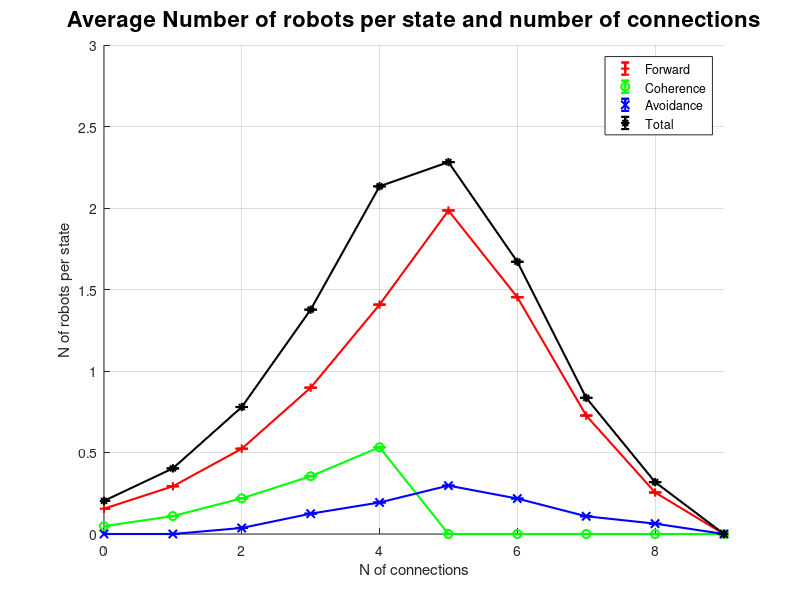

This figure's MATLAB source:
close all
clear all


%TODO : check N_F and N_C for negative number of robots (usually -1)
%??? No negative number of robots anymore but don't know why !! ???

%DIS Project : Macroscopic model of a wireless connected swarm

%*************************************%
%Initial conditions
%*************************************%

N_rob=10;
dmax=N_rob-1;

alpha=5; %should be greater than 2

TA = 5; %number of timesteps to spend in the avoidance state
TC = 15; %number of timesteps to spend in the coherence state
k_end=1000; %length of the simulation in timestep
n_end=10; %number of simulations


%*************************************%
%Probabilities to calibrate
%*************************************%
%those probabilities were extract from the second article page 256 the top figure on the left

Pa=[0.00 0.00 0.01 0.02 0.02 0.03 0.03 0.03 0.05 0.06]';	%collision with another robot
Pl=[0.00 0.12 0.15 0.17 0.18 0.26 0.28 0.31 0.33 0.33]'; 	%loss of a connection in forward state
Pg=[0.19 0.22 0.24 0.23 0.22 0.17 0.15 0.13 0.11 0.09]';	%gain of a connection
Pr=[0.28 0.30 0.31 0.29 0.28]';		%recovery of a connection [1:alpha]
Pf=[0.70 0.58 0.56 0.54 0.52]';	%failure to recover a connection [1:alpha]
Pla=[0.00 0.05 0.09 0.12 0.15]';	%loss of a connection in coherence state [1:alpha]

%test
Pr(alpha+1:N_rob)=0;
Pf(alpha+1:N_rob)=0;
Pla(alpha+1:N_rob)=0;
Pla=ones(N_rob,1)-Pr-Pf;

%*************************************%
%Other simulation parameters
%*************************************%

%final variables to make the average and the standart deviation
N_F_f=zeros(N_rob,k_end,n_end);
N_AF_f=zeros(N_rob,k_end,n_end);
N_Fbar_f=zeros(N_rob,k_end,n_end);
N_C_f=zeros(N_rob,k_end,n_end);
N_AC_f=zeros(N_rob,k_end,n_end);
N_Cbar_f=zeros(N_rob,k_end,n_end);

%*************************************%
%Simulation
%*************************************%
for n=1:n_end



	N_AF=zeros(N_rob,k_end);	% # of robots
	N_F=zeros(N_rob,k_end);
	N_F(alpha+2,1)=N_rob;
	N_AC=zeros(N_rob,k_end);
	N_C=zeros(N_rob,k_end);

	N_Fbar = N_AF + N_F;
	N_Cbar = N_AC + N_C;


	%initialisation of the simulation timestep
	for(k=1:k_end)



		%*************************************************************************%
		%Calculation of the number of robots which changed states at timestep k
		%*************************************************************************%

		%lecture of the following variables
		% P*N_* means the number of robots of N_* who successfully pass the P* test
		% # of robots which enter in avoidance from forward state

		% # of robots which entered in avoidance from forward state
		PaN_F(:,k) = Pa .* N_F(:,k);

		% # of robots which entered in avoidance from coherence state
		PaN_C(:,k) = Pa .* N_C(:,k);

		%this part need only to be calculate every TC timestep
	%
		% # of robots which fail to recover / recover / lost a connection from coherence state
		%[PfN_Cbar(:,k) PrN_Cbar(:,k) PlaN_Cbar(:,k) ] = test_prob( Pf, Pr, Pla, N_Cbar(:,k) );
		PfN_Cbar(:,k)=Pf .* N_Cbar(:,k);
		PrN_Cbar(:,k)=Pr .* N_Cbar(:,k);
		PlaN_Cbar(:,k)=Pla .* N_Cbar(:,k);

		% # of robots which gain / lost (/ "the rest") a connection from forward state
		%[PgN_Fbar(:,k) PlN_Fbar(:,k) restN_Fbar(:,k)] =  test_prob( Pg, Pl , N_Fbar(:,k) );
		PgN_Fbar(:,k)=Pg .* N_Fbar(:,k);
		PlN_Fbar(:,k)=Pl .* N_Fbar(:,k);
		restN_Fbar(:,k)=(1-Pg-Pl) .* N_Fbar(:,k) ;
	%


	% # of robots in Forwar and in Coherence state
	%N_F(:,k)=N_Fbar(:,k)-N_AF(:,k);
	%N_C(:,k)=N_Cbar(:,k)-N_AC(:,k);

		%Check the existence of PN_F(:,k-TA)
		if k>TA
			PaNF=PaN_F(:,k-TA);
			PaNC=PaN_C(:,k-TA);
		else
			PaNF=0;
			PaNC=0;
		end


		if k<k_end

			%PaNC could be the source of the negative terms (observed on N_C)
			N_AF(:,k+1)=N_AF(:,k)+PaN_F(:,k)-PaNF;
			N_AC(:,k+1)=N_AC(:,k)+PaN_C(:,k)-PaNC;

			%***********************************************************************%
			%Simulation for every TC timestep (interval of the connectivity sampling)
			%***********************************************************************%

			if mod(k-1,TC)==0

				%**************** simulation for the forward state *****************%

				%for 0 connection
				N_Fbar(1,k+1:k+TC) = repmat( N_Fbar(1,k) ...
					+ PfN_Cbar(1,k) ...
					- PgN_Fbar(1,k) ...
				, 1, TC );

				%for 1 to alpha-1 connection
				for i=2:alpha

					N_Fbar(i,k+1:k+TC) = repmat( N_Fbar(i,k) ...
						+ PgN_Fbar(i-1,k) ...
						+ PfN_Cbar(i,k) ...
						+ PrN_Cbar(i-1,k) ...
						- PgN_Fbar(i,k) ...
						- PlN_Fbar(i,k) ...
					, 1, TC );

				end

				%for alpha connections
				i=alpha+1;

				N_Fbar(i,k+1:k+TC) = repmat( N_Fbar(i,k) ...
					+ PgN_Fbar(i-1,k) ...
					+ PlN_Fbar(i+1,k) ...
					+ PrN_Cbar(i-1,k) ...
					- PgN_Fbar(i,k) ...
					- PlN_Fbar(i,k) ...
			 	, 1, TC );

				%for alpha+1 to max connections -1 connections
				for i=alpha+2:dmax-1

					N_Fbar(i,k+1:k+TC) = repmat( N_Fbar(i,k) ...
						+ PgN_Fbar(i-1,k) ...
						+ PlN_Fbar(i+1,k) ...
						- PgN_Fbar(i,k) ...
						- PlN_Fbar(i,k) ...
					, 1, TC );



				end
				%for the full connectivity (N_rob-1 connections)
				i=dmax;

				N_Fbar(i,k+1:k+TC) = repmat ( N_Fbar(i,k) ...
					+ PgN_Fbar(i-1,k) ...
					- PlN_Fbar(i,k)  ...
				, 1, TC );

				%******************* simulation for the coherence state ****************%

				%for 0 connection
				i=1;
				N_Cbar(i,k+1:k+TC) = repmat( N_Cbar(i,k) ...
					+ PlaN_Cbar(i+1,k) ...
					+ PlN_Fbar(i+1,k) ...
					- PrN_Cbar(i,k) ...
					- PfN_Cbar(i,k) ...
				, 1, TC );

				%for 1 to alpha-2 connections
				for i=2:alpha-1
					N_Cbar(i,k+1:k+TC) = repmat( N_Cbar(i,k) ...
						+ PlaN_Cbar(i+1,k) ...
						+ PlN_Fbar(i+1,k) ...
						- PrN_Cbar(i,k) ...
						- PlaN_Cbar(i,k) ...
						- PfN_Cbar(i,k) ...
					, 1, TC );
				end

				%for alpha-1 connections
				i=alpha;
				N_Cbar(i,k+1:k+TC) = repmat( N_Cbar(i,k) ...
					+ PlN_Fbar(i+1,k) ...
					- PrN_Cbar(i,k) ...
					- PlaN_Cbar(i,k) ...
					- PfN_Cbar(i,k) ...
				, 1, TC );



				%*********************** debuging part ***********************%

				%reset the files

				%~ if k==1
					%~ a=fopen("debugging_N_rob.txt","w");
					%~ fclose(a);
					%~ a=fopen("debugging_N_change.txt","w");
					%~ fclose(a);
				%~ end
				%~
				%~ deb = fopen("debugging_N_rob.txt","a+");
				%~
				%~ fprintf(deb,"step : %d\n",k);
				%~ a1=[N_Fbar(:,k) N_F(:,k) N_AF(:,k) N_Cbar(:,k) N_C(:,k) N_AC(:,k)];
				%~ a11=[a1 a1(:,1)+a1(:,4)];
				%~ for i=1:N_rob
					%~ for j=1:size(a1)(2)
						%~ fprintf(deb,'%d\t', a1(i,j));
					%~ end
					%~ fprintf(deb,'\n');
				%~ end
				%~ fprintf(deb,'%d\n\n',sum(a1(:,size(a1)(2))));
				%~ fclose(deb);
				%~
				%~ deb=fopen("debugging_N_change.txt","a+");
				%~ fprintf(deb,"step : %d\n",k);
				%~ a2=[ N_Fbar(:,k) PgN_Fbar(:,k) PlN_Fbar(:,k) restN_Fbar(:,k) N_Cbar(:,k) PfN_Cbar(:,k) PrN_Cbar(:,k) PlaN_Cbar(:,k)];
				%~ a2=[a2 a2(:,1)+a2(:,5)];
				%~ for i=1:N_rob
					%~ for j=1:size(a2)(2)
						%~ fprintf(deb,'%d\t', a2(i,j));
					%~ end
					%~ fprintf(deb,'\n');
				%~ end
				%~ fprintf(deb,'%d\n\n',sum(a2(:,size(a2)(2))));
				%~ fclose(deb);
				%~
				%~ %pause();

				%************************** end debugging part **************************%
			end

			% # of robots in Forwar and in Coherence state
			N_F(:,k+1)=N_Fbar(:,k+1)-N_AF(:,k+1);
			N_C(:,k+1)=N_Cbar(:,k+1)-N_AC(:,k+1);

		end

	end

	N_F_f(:,:,n) =  N_F ( 1:N_rob, 1:k_end ) ;
	N_AF_f(:,:,n) = N_AF( 1:N_rob, 1:k_end ) ;
	N_Fbar_f(:,:,n) = N_Fbar( 1:N_rob, 1:k_end ) ;
	N_C_f(:,:,n) = N_C( 1:N_rob, 1:k_end ) ;
	N_AC_f(:,:,n) = N_AC( 1:N_rob, 1:k_end ) ;
	N_Cbar_f(:,:,n) = N_Cbar( 1:N_rob, 1:k_end ) ;

end


%**********************************************************%
%mean and standard deviation over the number of simulations
%**********************************************************%

%
m_N_F = mean( mean( N_F_f, 2 ),3 ) ;
m_N_Fbar = mean( mean( N_Fbar_f, 2 ), 3 ) ;
m_N_C = mean( mean( N_C_f, 2 ), 3 ) ;
m_N_Cbar = mean( mean( N_Cbar_f, 2 ), 3 ) ;
m_N_A = mean ( mean( N_AC_f + N_AF_f, 2 ), 3 );
m_N_T = mean ( mean( N_Fbar_f + N_Cbar_f, 2 ), 3 );

s_N_F = std( mean( N_F_f, 2 ), 0, 3 ) ;
s_N_Fbar= std( mean( N_Fbar_f, 2 ), 0, 3 ) ;
s_N_C = std( mean( N_C_f, 2), 0, 3 ) ;
s_N_Cbar = std( mean( N_Cbar_f, 2 ), 0, 3 );
s_N_A = std( mean( N_AC_f + N_AC_f,2 ), 0, 3 ) ;
s_N_T = std( mean( N_Fbar_f + N_Cbar_f, 2 ), 0, 3 ) ;

% mean_N_F = mean( N_F_f, 3 ) ;
% mean_N_AF = mean( N_AF_f, 3 ) ;
% mean_N_Fbar = mean( N_Fbar_f, 3 );
% mean_N_C = mean( N_C_f, 3 ) ;
% mean_N_AC = mean( N_AC_f, 3 ) ;
% mean_N_Cbar = mean( N_Cbar_f, 3) ;
% mean_N_A = mean ( N_AC_f + N_AF_f, 3 ) ;
%
% std_N_F = std( N_F_f, 0, 3 ) ;
% std_N_AF = std( N_AF_f, 0, 3 ) ;
% std_N_Fbar = std( N_AF_f, 0, 3 ) ;
% std_N_C = std( N_C_f, 0, 3 ) ;
% std_N_AC = std( N_AC_f, 0, 3 ) ;
% std_N_Cbar = std( N_Cbar_f, 0 ,3 ) ;
% std_N_A = std( N_AC_f + N_AF_f, 0, 3 ) ;

% TODO: double check the dimensions
% sum_N = mean(sum(N_Fbar_f + N_Cbar_f),3);
% sum_N2= mean(sum(N_AF_f + N_F_f + N_AC_f + N_C_f),3);
%
% if sum_N ~= sum_N2
% 	error('the conservative proriety isn''t conserved !');
% else
% 	clear sum_N2;
% end
%
% mean_sum_N = mean(mean_N_Fbar+mean_N_Cbar,2)
% std_sum_N = std(mean_N_Fbar+mean_N_Cbar,0,2);
% mean_sum_N = mean( sum_N, 3 ) ;
% std_sum_N = std( sum_N, 0, 3 ) ;

%***********************************************************%
% Plot of the figure(s)
%***********************************************************%


y=[ m_N_F, m_N_C, m_N_A, m_N_T ];
e=[ s_N_F, s_N_C, s_N_A, s_N_T ];


lab=['rgbk'];
symb=['+ox*'];

figure();
hold('on');
ht=title('Average Number of robots per state and number of connections')
for i=1:size(y, 2)
	h(i)=errorbar([0:9], y(:,i), e(:,i), [ '-' symb(i) lab(i) ] );
end
legend('Forward', 'Coherence', 'Avoidance', 'Total');
xlabel('N of connections');
ylabel('N of robots per state');
axis([0 9, 0 3]);
set(h,'linewidth',1.5);
set(ht,'fontsize',16);
grid('on');
hold('off');
